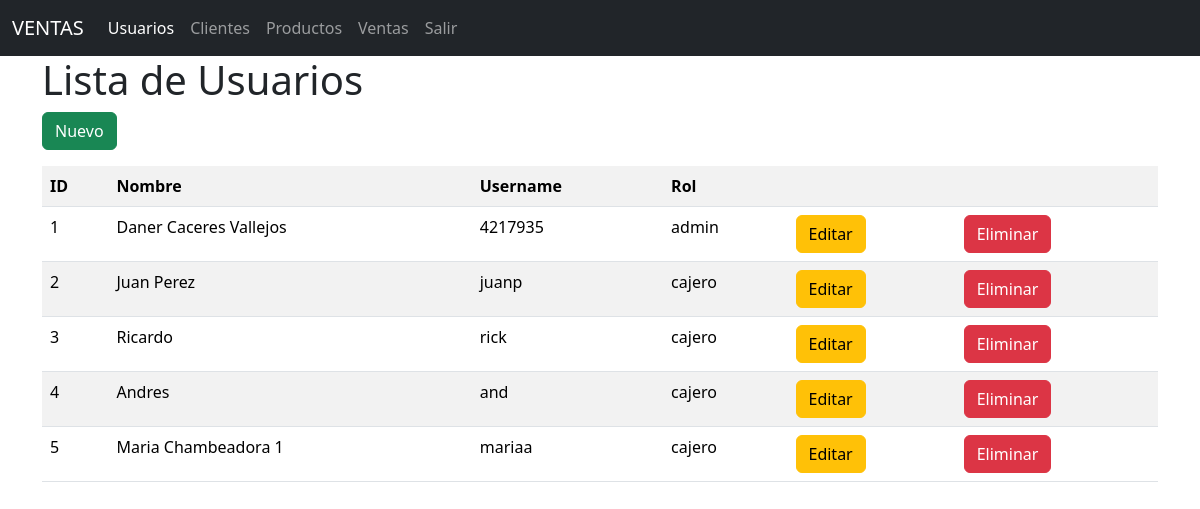
Screenshot of /usuarios/ with the database file from the repository.
### models/usuario_model.py (models this page shows, shortened)
class Usuario(db.Model):
    __tablename__ = 'usuarios'
    id = db.Column(db.Integer, primary_key=True)
    nombre = db.Column(db.String(80), nullable=False)
    username = db.Column(db.String(20), nullable=False)
    password = db.Column(db.String, nullable=False)
    rol = db.Column(db.String(20), nullable=False)
    @staticmethod
    def get_all():
        return Usuario.query.all()

### controllers/usuario_controller.py (the view)
@usuario_bp.route('/')
def index():
    usuarios = Usuario.get_all()
    return usuario_view.list(usuarios)

### run.py (called while the page is built)
@app.context_processor
def inject_active_path():
    def is_active(path):
        return 'active' if request.path == path else ''
    return (dict(is_active = is_active))

### views/usuario_view.py (called while the page is built)
def list(usuarios):
    return render_template('usuarios/index.html', usuarios=usuarios)

### templates/usuarios/index.html (shortened to what this page needs)
{% extends 'base.html' %}
{% block content %}
<h1>Lista de Usuarios</h1>
<a href="{{ url_for('usuario.create') }}" class="btn btn-success mb-3">Nuevo</a>
<table class="table table-striped">
    <tr>
        <th>ID</th>
        <th>Nombre</th>
        <th>Username</th>
        <th>Rol</th>
        <th></th>
        <th></th>
    </tr>
    {% for item in usuarios %}
    <tr>
        <td>{{item.id}}</td>
        <td>{{item.nombre}}</td>
        <td>{{item.username}}</td>
        <td>{{item.rol}}</td>
        <td>
            <a href="{{ url_for('usuario.edit',id=item.id) }}" class="btn btn-warning">Editar</a>
        </td>
        <td>
            <a href="{{ url_for('usuario.delete',id=item.id) }}" class="btn btn-danger">Eliminar</a>
        </td>
    </tr>
    {% endfor %}
</table>
{% endblock  %}

### rows the page displays
Usuario: id "1", nombre "Daner Caceres Vallejos", username "4217935", rol "admin"
Usuario: id "2", nombre "Juan Perez", username "juanp", rol "cajero"
Usuario: id "3", nombre "Ricardo", username "rick", rol "cajero"
Usuario: id "4", nombre "Andres", username "and", rol "cajero"
Usuario: id "5", nombre "Maria Chambeadora 1", username "mariaa", rol "cajero"
